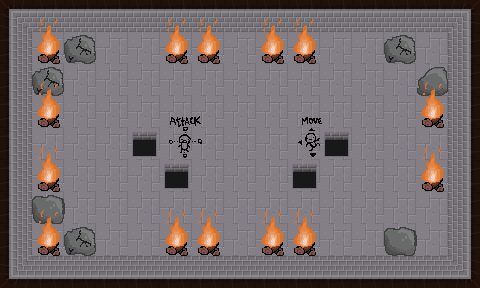

Tiled map render using the project's own tile images. Description and the whole map definition, tile-layer contents included, below:
An orthogonal 15x9 tile map with 32x32 px tiles, 2 tile layers (ground, obstacles) and 37 objects.

<map version="1.5" tiledversion="1.5.0" orientation="orthogonal" renderorder="right-down" width="15" height="9" tilewidth="32" tileheight="32" infinite="0" nextlayerid="10" nextobjectid="103">
 <tileset firstgid="1" source="room2.tsx" />
 <layer id="1" name="ground" width="15" height="9">
  <data encoding="csv">
23,22,22,22,22,22,22,22,22,22,22,22,22,22,2684354583,
1610612758,19,19,19,19,19,19,19,19,19,19,19,19,19,2684354582,
1610612758,19,19,19,19,19,19,19,19,19,19,19,19,19,2684354582,
1610612758,19,19,19,19,19,19,19,19,19,19,19,19,19,2684354582,
1610612758,19,19,19,19,19,19,19,19,19,19,19,19,19,2684354582,
1610612758,19,19,19,19,19,19,19,19,19,19,19,19,19,2684354582,
1610612758,19,19,19,19,19,19,19,19,19,19,19,19,19,2684354582,
1610612758,19,19,19,19,19,19,19,19,19,19,19,19,19,2684354582,
1610612759,3221225494,3221225494,3221225494,3221225494,3221225494,3221225494,3221225494,3221225494,3221225494,3221225494,3221225494,3221225494,3221225494,3221225495
</data>
 </layer>
 <objectgroup id="5" name="doors-UP">
  <object id="36" x="224" y="0" width="32" height="32" />
 </objectgroup>
 <objectgroup id="6" name="doors-RIGHT">
  <object id="37" x="448" y="128" width="32" height="32" />
 </objectgroup>
 <objectgroup id="7" name="doors-LEFT">
  <object id="39" x="0" y="128" width="32" height="32" />
 </objectgroup>
 <objectgroup id="8" name="doors-DOWN">
  <object id="40" x="224" y="256" width="32" height="32" />
 </objectgroup>
 <layer id="3" name="obstacles" width="15" height="9">
  <data encoding="csv">
0,0,0,0,0,0,0,0,0,0,0,0,0,0,0,
0,12,6,0,0,12,12,0,12,12,0,0,6,0,0,
0,6,0,0,0,0,0,0,0,0,0,0,0,7,0,
0,12,0,0,0,0,0,0,0,0,0,0,0,12,0,
0,0,0,0,20,34,0,0,0,35,20,0,0,0,0,
0,12,0,0,0,20,0,0,0,20,0,0,0,12,0,
0,4,0,0,0,0,0,0,0,0,0,0,0,0,0,
0,12,6,0,0,12,12,0,12,12,0,0,4,0,0,
0,0,0,0,0,0,0,0,0,0,0,0,0,0,0
</data>
 </layer>
 <objectgroup id="9" name="fire">
  <object id="84" x="38.2919" y="62.1686">
   <polygon points="0,0 20.375,1.625 17.125,-7.25 19.75,-15 9.625,-20.25 0,-11.625" />
  </object>
  <object id="85" x="38.4169" y="254.169">
   <polygon points="0,0 20.375,1.625 17.125,-7.25 19.75,-15 9.625,-20.25 0,-11.625" />
  </object>
  <object id="86" x="198.125" y="250.211">
   <polygon points="0,0 20.375,1.625 17.125,-7.25 19.75,-15 9.625,-20.25 0,-11.625" />
  </object>
  <object id="87" x="295.917" y="57.6273">
   <polygon points="0,0 20.375,1.625 17.125,-7.25 19.75,-15 9.625,-20.25 0,-11.625" />
  </object>
  <object id="88" x="264" y="61.3333">
   <polygon points="0,0 20.375,1.625 17.125,-7.25 19.75,-15 9.625,-20.25 0,-11.625" />
  </object>
  <object id="89" x="422" y="190">
   <polygon points="0,0 20.375,1.625 17.125,-7.25 19.75,-15 9.625,-20.25 0,-11.625" />
  </object>
  <object id="90" x="422.667" y="124">
   <polygon points="0,0 20.375,1.625 17.125,-7.25 19.75,-15 9.625,-20.25 0,-11.625" />
  </object>
  <object id="91" x="198" y="60">
   <polygon points="0,0 20.375,1.625 17.125,-7.25 19.75,-15 9.625,-20.25 0,-11.625" />
  </object>
  <object id="92" x="37.3333" y="122.667">
   <polygon points="0,0 20.375,1.625 17.125,-7.25 19.75,-15 9.625,-20.25 0,-11.625" />
  </object>
  <object id="93" x="167.129" y="60.5904">
   <polygon points="0,0 20.375,1.625 17.125,-7.25 19.75,-15 9.625,-20.25 0,-11.625" />
  </object>
  <object id="94" x="40" y="186.667">
   <polygon points="0,0 20.375,1.625 17.125,-7.25 19.75,-15 9.625,-20.25 0,-11.625" />
  </object>
  <object id="95" x="166.667" y="250.667">
   <polygon points="0,0 20.375,1.625 17.125,-7.25 19.75,-15 9.625,-20.25 0,-11.625" />
  </object>
  <object id="96" x="264" y="250.667">
   <polygon points="0,0 20.375,1.625 17.125,-7.25 19.75,-15 9.625,-20.25 0,-11.625" />
  </object>
  <object id="97" x="296" y="250.667">
   <polygon points="0,0 20.375,1.625 17.125,-7.25 19.75,-15 9.625,-20.25 0,-11.625" />
  </object>
 </objectgroup>
 <objectgroup id="4" name="border">
  <object id="3" x="0" y="0" width="224" height="32" />
  <object id="4" x="448" y="0" width="32" height="128" />
  <object id="24" x="256" y="0" width="224" height="32" />
  <object id="25" x="448" y="160" width="32" height="128" />
  <object id="26" x="0" y="256" width="224" height="32" />
  <object id="27" x="256" y="256" width="224" height="32" />
  <object id="28" x="0" y="0" width="32" height="128" />
  <object id="29" x="0" y="160" width="32" height="128" />
  <object id="64" x="67.875" y="60.625">
   <polygon points="0,0 -3.875,-11.875 4.25,-22.625 15.875,-24.875 26.625,-18.5 26.375,-2.25 13.875,1.125" />
  </object>
  <object id="65" x="35.5" y="92.875">
   <polygon points="0,0 -3.875,-11.875 4.25,-22.625 15.875,-24.875 26.625,-18.5 26.375,-2.25 13.875,1.125" />
  </object>
  <object id="69" x="388.75" y="61">
   <polygon points="0,0 -3.875,-11.875 4.25,-22.625 15.875,-24.875 26.625,-18.5 26.375,-2.25 13.875,1.125" />
  </object>
  <object id="71" x="68.75" y="253.25">
   <polygon points="0,0 -3.875,-11.875 4.25,-22.625 15.875,-24.875 26.625,-18.5 26.375,-2.25 13.875,1.125" />
  </object>
  <object id="75" x="420.333" y="93.3333">
   <polygon points="0,0 24,-0.375 26.75,-13.625 21.625,-24.375 12.25,-24 -1.125,-11.625" />
  </object>
  <object id="77" x="390.545" y="256.182">
   <polygon points="0,0 11.0909,-0.727273 23.2727,-0.181818 24.7273,-22 13.2727,-26.1818 -2.18182,-24.7273 -4.36364,-14.5455" />
  </object>
  <object id="78" x="38.3333" y="222.333">
   <polygon points="0,0 11.0909,-0.727273 23.2727,-0.181818 24.7273,-22 13.2727,-26.1818 -2.18182,-24.7273 -4.36364,-14.5455" />
  </object>
  <object id="99" x="163.758" y="163.614" width="24.8182" height="25.2727" />
  <object id="100" x="132.205" y="131.67" width="24.8182" height="25.2727" />
  <object id="101" x="291.955" y="163.364" width="24.8182" height="25.2727" />
  <object id="102" x="324.318" y="132.455" width="24.8182" height="25.2727" />
 </objectgroup>
</map>
